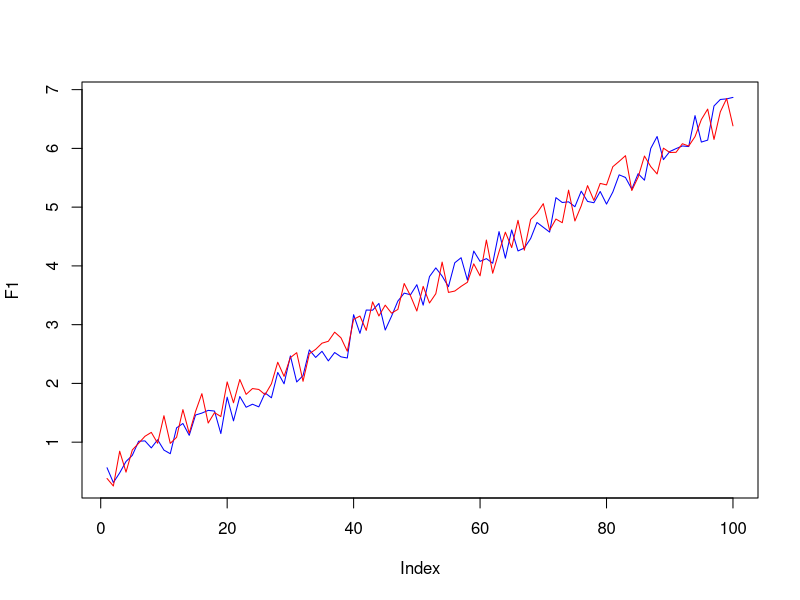

Here is the R script that generated this plot:
set.seed(1711)
PI = acos(-1)
int <- function(a, b, rev = FALSE) {
  if (a == b) {
    return (a:b)
  }
  if (a < b) {
    if (!rev)
      return (a:b)
    else
      return (c())
  } else {
    if (rev)
      return (a:b)
    else
      return (c())
  }
}
getck <- function (f, k) {
  n = length(f)
  arg = -2 * PI * k * int(0, n - 1) / (n - 1)  
  return (sum(f * complex(real = cos(arg), imaginary = sin(arg))) / n)
}
calc <- function (f1, f2, a, b, n) {  
  F1 = f1(a + (b - a) * int(0, n - 1) / (n - 1))
  F2 = f2(a + (b - a) * int(0, n - 1) / (n - 1))
  sigma1 = sqrt(0.5)
  sigma2 = sqrt(0.5)
  F1 = F1 + runif(n, 0, sigma1)
  F2 = F2 + runif(n, 0, sigma2)  
  plot(F1, type = "l",col = "BLUE")
  lines(F2, col = "RED")  
  P = 10
  c1 = sapply(int(-P, P), function(x) {return (getck(F1, x))})    
  c2 = sapply(int(-P, P), function(x) {return (getck(F2, x))})  
  R = vector(length = P + 1)
  for (p in int(0, P)) {
    R[p + 1] = sum(Mod(c1 - c2)[(P + 1 - p):(P + 1 + p)])
  }
  print(R)
}
f1 = function(x) {return (x)}
beta = 1.75
f2 = function(x) {return (x + beta * x * exp(-2 * x))}

calc(f1, f2, 0, 2 * PI, 100)
closeAllConnections()